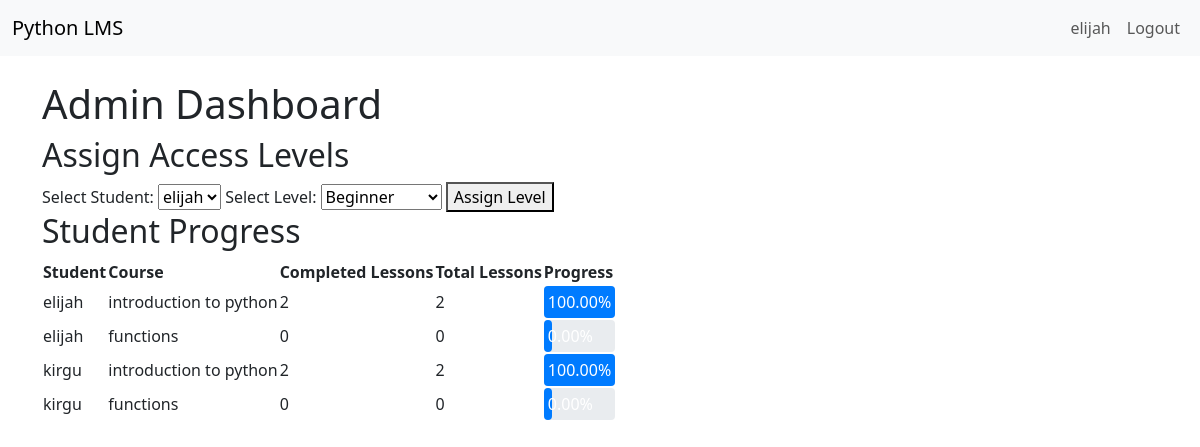
The page /dashboard/ (signed in) on the database its author committed.
### learning/models.py (models this page shows, shortened)
class Course(models.Model):
    LEVEL_CHOICES = [
        ('beginner', 'Beginner'),
        ('intermediate', 'Intermediate'),
        ('advanced', 'Advanced'),
    ]
    title = models.CharField(max_length=200)
    description = models.TextField()
    content = models.TextField()
    level = models.CharField(max_length=20, choices=LEVEL_CHOICES)
    created_at = models.DateTimeField(auto_now_add=True)

### learning/views.py (the view)
# urls.py: path('dashboard/', views.admin_dashboard, name='admin_dashboard'),
@login_required
def admin_dashboard(request):
    if not request.user.is_staff:  # Ensure only admin users can access this view
        return redirect('course_list')
    if request.method == 'POST':
        user_id = request.POST.get('user_id')
        level = request.POST.get('level')
        user = User.objects.get(id=user_id)
        StudentLevelAccess.objects.update_or_create(user=user, level=level)
        return redirect('admin_dashboard')
    students = User.objects.all()
    access_levels = StudentLevelAccess.objects.all()
    level_choices = Course.LEVEL_CHOICES
    courses = Course.objects.all()
    progress_data = {}
    for student in students:
        student_progress = {}
        for course in courses:
            lessons = course.lessons.all()
            completed_lessons = Progress.objects.filter(user=student, lesson__in=lessons, completed=True).count()
            total_lessons = lessons.count()
            student_progress[course] = {
                'completed_lessons': completed_lessons,
                'total_lessons': total_lessons,
                'percentage': (completed_lessons / total_lessons) * 100 if total_lessons > 0 else 0,
            }
        progress_data[student] = student_progress
    context = {
        'students': students,
        'level_choices': level_choices,
        'progress_data': progress_data,
        'access_levels': access_levels,
    }
    return render(request, 'admin_dashboard.html', context)

### learning/templates/admin_dashboard.html (shortened to what this page needs)
{% extends 'base.html' %}
{% block content %}
    <h1>Admin Dashboard</h1>
    <h2>Assign Access Levels</h2>
    <form method="post">
        <label for="user_id">Select Student:</label>
        <select name="user_id" id="user_id">
            {% for student in students %}
                <option value="{{ student.id }}">{{ student.username }}</option>
            {% endfor %}
        </select>
        <label for="level">Select Level:</label>
        <select name="level" id="level">
            {% for value, display in level_choices %}
                <option value="{{ value }}">{{ display }}</option>
            {% endfor %}
        </select>
        <button type="submit">Assign Level</button>
    </form>
    <h2>Student Progress</h2>
    <table>
        <thead>
            <tr>
                <th>Student</th>
                <th>Course</th>
                <th>Completed Lessons</th>
                <th>Total Lessons</th>
                <th>Progress</th>
            </tr>
        </thead>
        <tbody>
            {% for student, courses in progress_data.items %}
                {% for course, data in courses.items %}
                <tr>
                    <td>{{ student.username }}</td>
                    <td>{{ course.title }}</td>
                    <td>{{ data.completed_lessons }}</td>
                    <td>{{ data.total_lessons }}</td>
                    <td>
                        <div style="width: 100%; background-color: #e9ecef; border-radius: 4px;">
                            <div style="width: {{ data.percentage }}%; background-color: #007bff; padding: 4px; border-radius: 4px; color: white;">
                                {{ data.percentage|floatformat:2 }}%
                            </div>
                        </div>
                    </td>
                </tr>
                {% endfor %}
            {% endfor %}
        </tbody>
    </table>
{% endblock %}

### learning/templates/base.html (shortened to what this page needs)
<!DOCTYPE html>
<html lang="en">
<head>
    <link href="https://cdn.jsdelivr.net/npm/bootstrap@5.3.0/dist/css/bootstrap.min.css" rel="stylesheet">
</head>
<body>
    <nav class="navbar navbar-expand-lg navbar-light bg-light">
        <div class="container-fluid">
            <a class="navbar-brand" href="{% url 'course_list' %}">Python LMS</a>
            <div class="collapse navbar-collapse">
                <ul class="navbar-nav ms-auto">
                    {% if user.is_authenticated %}
                        <li class="nav-item">
                            <a class="nav-link" href="#">{{ user.username }}</a>
                        </li>
                        <li class="nav-item">
                            <a class="nav-link" href="{% url 'logout' %}">Logout</a>
                        </li>
                    {% endif %}
                </ul>
            </div>
        </div>
    </nav>
    <div class="container mt-4">
        {% block content %}
        {% endblock %}
    </div>
</body>
</html>

### rows shown on the page
Course: title "introduction to python", completed_lessons "2", total_lessons "2", {{ data.percentage }} 100.0 (drawn), percentage "100.00"
Course: title "functions", completed_lessons "0", total_lessons "0", percentage "0.00"

### other values the page prints
{{ user.username }} "elijah"
{{ student.username }} "elijah"
{{ student.username }} "kirgu"
form field user_id "elijah"
form field level "Beginner"
